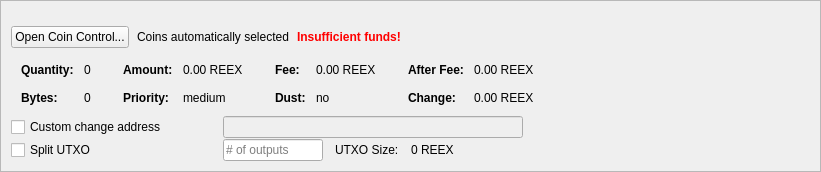
         <widget class="QFrame" name="frameCoinControl">
          <property name="sizePolicy">
           <sizepolicy hsizetype="Expanding" vsizetype="Expanding">
            <horstretch>0</horstretch>
            <verstretch>0</verstretch>
           </sizepolicy>
          </property>
          <property name="maximumSize">
           <size>
            <width>16777215</width>
            <height>16777215</height>
           </size>
          </property>
          <property name="frameShape">
           <enum>QFrame::StyledPanel</enum>
          </property>
          <property name="frameShadow">
           <enum>QFrame::Sunken</enum>
          </property>
          <layout class="QVBoxLayout" name="verticalLayoutCoinControl2">
           <property name="spacing">
            <number>0</number>
           </property>
           <property name="leftMargin">
            <number>0</number>
           </property>
           <property name="topMargin">
            <number>0</number>
           </property>
           <property name="rightMargin">
            <number>0</number>
           </property>
           <property name="bottomMargin">
            <number>0</number>
           </property>
           <item>
            <widget class="QFrame" name="frameCoinControl_BG">
             <layout class="QVBoxLayout" name="verticalLayoutCoinControl" stretch="0,0,0,0,0,0">
              <property name="spacing">
               <number>1</number>
              </property>
              <property name="leftMargin">
               <number>10</number>
              </property>
              <property name="topMargin">
               <number>10</number>
              </property>
              <item>
               <layout class="QHBoxLayout" name="horizontalLayoutCoinControl1">
                <property name="bottomMargin">
                 <number>15</number>
                </property>
                <item>
                 <layout class="QVBoxLayout" name="verticalLayout_3">
                  <property name="spacing">
                   <number>6</number>
                  </property>
                 </layout>
                </item>
               </layout>
              </item>
              <item>
               <layout class="QHBoxLayout" name="horizontalLayoutCoinControl2" stretch="0,0,0,0">
                <property name="spacing">
                 <number>8</number>
                </property>
                <property name="bottomMargin">
                 <number>10</number>
                </property>
                <item>
                 <widget class="QPushButton" name="pushButtonCoinControl">
                  <property name="sizePolicy">
                   <sizepolicy hsizetype="Minimum" vsizetype="Fixed">
                    <horstretch>0</horstretch>
                    <verstretch>0</verstretch>
                   </sizepolicy>
                  </property>
                  <property name="styleSheet">
                   <string notr="true"/>
                  </property>
                  <property name="text">
                   <string>Open Coin Control...</string>
                  </property>
                  <property name="autoDefault">
                   <bool>false</bool>
                  </property>
                 </widget>
                </item>
                <item>
                 <widget class="QLabel" name="labelCoinControlAutomaticallySelected">
                  <property name="text">
                   <string>Coins automatically selected</string>
                  </property>
                  <property name="margin">
                   <number>5</number>
                  </property>
                 </widget>
                </item>
                <item>
                 <widget class="QLabel" name="labelCoinControlInsuffFunds">
                  <property name="font">
                   <font>
                    <weight>75</weight>
                    <bold>true</bold>
                   </font>
                  </property>
                  <property name="styleSheet">
                   <string notr="true">color:red;font-weight:bold;</string>
                  </property>
                  <property name="text">
                   <string>Insufficient funds!</string>
                  </property>
                  <property name="margin">
                   <number>5</number>
                  </property>
                 </widget>
                </item>
                <item>
                 <spacer name="horizontalSpacerCoinControl">
                  <property name="orientation">
                   <enum>Qt::Horizontal</enum>
                  </property>
                  <property name="sizeHint" stdset="0">
                   <size>
                    <width>40</width>
                    <height>1</height>
                   </size>
                  </property>
                 </spacer>
                </item>
               </layout>
              </item>
              <item>
               <widget class="QWidget" name="widgetCoinControl" native="true">
                <property name="sizePolicy">
                 <sizepolicy hsizetype="Preferred" vsizetype="Preferred">
                  <horstretch>0</horstretch>
                  <verstretch>0</verstretch>
                 </sizepolicy>
                </property>
                <property name="minimumSize">
                 <size>
                  <width>0</width>
                  <height>0</height>
                 </size>
                </property>
                <property name="styleSheet">
                 <string notr="true"/>
                </property>
                <layout class="QHBoxLayout" name="horizontalLayoutCoinControl5">
                 <property name="leftMargin">
                  <number>0</number>
                 </property>
                 <property name="topMargin">
                  <number>0</number>
                 </property>
                 <property name="rightMargin">
                  <number>0</number>
                 </property>
                 <property name="bottomMargin">
                  <number>0</number>
                 </property>
                 <item>
                  <layout class="QHBoxLayout" name="horizontalLayoutCoinControl3" stretch="0,0,0,1">
                   <property name="spacing">
                    <number>20</number>
                   </property>
                   <property name="topMargin">
                    <number>0</number>
                   </property>
                   <property name="bottomMargin">
                    <number>10</number>
                   </property>
                   <item>
                    <layout class="QFormLayout" name="formLayoutCoinControl1">
                     <property name="horizontalSpacing">
                      <number>10</number>
                     </property>
                     <property name="verticalSpacing">
                      <number>14</number>
                     </property>
                     <property name="leftMargin">
                      <number>10</number>
                     </property>
                     <property name="topMargin">
                      <number>4</number>
                     </property>
                     <property name="rightMargin">
                      <number>6</number>
                     </property>
                     <item row="0" column="0">
                      <widget class="QLabel" name="labelCoinControlQuantityText">
                       <property name="font">
                        <font>
                         <weight>75</weight>
                         <bold>true</bold>
                        </font>
                       </property>
                       <property name="text">
                        <string>Quantity:</string>
                       </property>
                       <property name="margin">
                        <number>0</number>
                       </property>
                      </widget>
                     </item>
                     <item row="0" column="1">
                      <widget class="QLabel" name="labelCoinControlQuantity">
                       <property name="cursor">
                        <cursorShape>IBeamCursor</cursorShape>
                       </property>
                       <property name="contextMenuPolicy">
                        <enum>Qt::ActionsContextMenu</enum>
                       </property>
                       <property name="text">
                        <string notr="true">0</string>
                       </property>
                       <property name="margin">
                        <number>0</number>
                       </property>
                       <property name="textInteractionFlags">
                        <set>Qt::LinksAccessibleByMouse|Qt::TextSelectableByKeyboard|Qt::TextSelectableByMouse</set>
                       </property>
                      </widget>
                     </item>
                     <item row="1" column="0">
                      <widget class="QLabel" name="labelCoinControlBytesText">
                       <property name="font">
                        <font>
                         <weight>75</weight>
                         <bold>true</bold>
                        </font>
                       </property>
                       <property name="text">
                        <string>Bytes:</string>
                       </property>
                      </widget>
                     </item>
                     <item row="1" column="1">
                      <widget class="QLabel" name="labelCoinControlBytes">
                       <property name="cursor">
                        <cursorShape>IBeamCursor</cursorShape>
                       </property>
                       <property name="contextMenuPolicy">
                        <enum>Qt::ActionsContextMenu</enum>
                       </property>
                       <property name="text">
                        <string notr="true">0</string>
                       </property>
                       <property name="textInteractionFlags">
                        <set>Qt::LinksAccessibleByMouse|Qt::TextSelectableByKeyboard|Qt::TextSelectableByMouse</set>
                       </property>
                      </widget>
                     </item>
                    </layout>
                   </item>
                   <item>
                    <layout class="QFormLayout" name="formLayoutCoinControl2">
                     <property name="horizontalSpacing">
                      <number>10</number>
                     </property>
                     <property name="verticalSpacing">
                      <number>14</number>
                     </property>
                     <property name="leftMargin">
                      <number>6</number>
                     </property>
                     <property name="topMargin">
                      <number>4</number>
                     </property>
                     <property name="rightMargin">
                      <number>6</number>
                     </property>
                     <item row="0" column="0">
                      <widget class="QLabel" name="labelCoinControlAmountText">
                       <property name="font">
                        <font>
                         <weight>75</weight>
                         <bold>true</bold>
                        </font>
                       </property>
                       <property name="text">
                        <string>Amount:</string>
                       </property>
                       <property name="margin">
                        <number>0</number>
                       </property>
                      </widget>
                     </item>
                     <item row="0" column="1">
                      <widget class="QLabel" name="labelCoinControlAmount">
                       <property name="cursor">
                        <cursorShape>IBeamCursor</cursorShape>
                       </property>
                       <property name="contextMenuPolicy">
                        <enum>Qt::ActionsContextMenu</enum>
                       </property>
                       <property name="text">
                        <string notr="true">0.00 REEX</string>
                       </property>
                       <property name="textInteractionFlags">
                        <set>Qt::LinksAccessibleByMouse|Qt::TextSelectableByKeyboard|Qt::TextSelectableByMouse</set>
                       </property>
                      </widget>
                     </item>
                     <item row="1" column="0">
                      <widget class="QLabel" name="labelCoinControlPriorityText">
                       <property name="font">
                        <font>
                         <weight>75</weight>
                         <bold>true</bold>
                        </font>
                       </property>
                       <property name="text">
                        <string>Priority:</string>
                       </property>
                      </widget>
                     </item>
                     <item row="1" column="1">
                      <widget class="QLabel" name="labelCoinControlPriority">
                       <property name="cursor">
                        <cursorShape>IBeamCursor</cursorShape>
                       </property>
                       <property name="contextMenuPolicy">
                        <enum>Qt::ActionsContextMenu</enum>
                       </property>
                       <property name="text">
                        <string>medium</string>
                       </property>
                       <property name="textInteractionFlags">
                        <set>Qt::LinksAccessibleByMouse|Qt::TextSelectableByKeyboard|Qt::TextSelectableByMouse</set>
                       </property>
                      </widget>
                     </item>
                    </layout>
                   </item>
                   <item>
                    <layout class="QFormLayout" name="formLayoutCoinControl3">
                     <property name="horizontalSpacing">
                      <number>10</number>
                     </property>
                     <property name="verticalSpacing">
                      <number>14</number>
                     </property>
                     <property name="leftMargin">
                      <number>6</number>
                     </property>
                     <property name="topMargin">
                      <number>4</number>
                     </property>
                     <property name="rightMargin">
                      <number>6</number>
                     </property>
                     <item row="0" column="0">
                      <widget class="QLabel" name="labelCoinControlFeeText">
                       <property name="font">
                        <font>
                         <weight>75</weight>
                         <bold>true</bold>
                        </font>
                       </property>
                       <property name="text">
                        <string>Fee:</string>
                       </property>
                       <property name="margin">
                        <number>0</number>
                       </property>
                      </widget>
                     </item>
                     <item row="0" column="1">
                      <widget class="QLabel" name="labelCoinControlFee">
                       <property name="cursor">
                        <cursorShape>IBeamCursor</cursorShape>
                       </property>
                       <property name="contextMenuPolicy">
                        <enum>Qt::ActionsContextMenu</enum>
                       </property>
                       <property name="text">
                        <string notr="true">0.00 REEX</string>
                       </property>
                       <property name="textInteractionFlags">
                        <set>Qt::LinksAccessibleByMouse|Qt::TextSelectableByKeyboard|Qt::TextSelectableByMouse</set>
                       </property>
                      </widget>
                     </item>
                     <item row="1" column="0">
                      <widget class="QLabel" name="labelCoinControlLowOutputText">
                       <property name="font">
                        <font>
                         <weight>75</weight>
                         <bold>true</bold>
                        </font>
                       </property>
                       <property name="text">
                        <string>Dust:</string>
                       </property>
                      </widget>
                     </item>
                     <item row="1" column="1">
                      <widget class="QLabel" name="labelCoinControlLowOutput">
                       <property name="cursor">
                        <cursorShape>IBeamCursor</cursorShape>
                       </property>
                       <property name="contextMenuPolicy">
                        <enum>Qt::ActionsContextMenu</enum>
                       </property>
                       <property name="text">
                        <string>no</string>
                       </property>
                       <property name="textInteractionFlags">
                        <set>Qt::LinksAccessibleByMouse|Qt::TextSelectableByKeyboard|Qt::TextSelectableByMouse</set>
                       </property>
                      </widget>
                     </item>
                    </layout>
                   </item>
                   <item>
                    <layout class="QFormLayout" name="formLayoutCoinControl4">
                     <property name="horizontalSpacing">
                      <number>10</number>
                     </property>
                     <property name="verticalSpacing">
                      <number>14</number>
                     </property>
                     <property name="leftMargin">
                      <number>6</number>
                     </property>
                     <property name="topMargin">
                      <number>4</number>
                     </property>
                     <property name="rightMargin">
                      <number>6</number>
                     </property>
                     <item row="0" column="0">
                      <widget class="QLabel" name="labelCoinControlAfterFeeText">
                       <property name="font">
                        <font>
                         <weight>75</weight>
                         <bold>true</bold>
                        </font>
                       </property>
                       <property name="text">
                        <string>After Fee:</string>
                       </property>
                       <property name="margin">
                        <number>0</number>
                       </property>
                      </widget>
                     </item>
                     <item row="0" column="1">
                      <widget class="QLabel" name="labelCoinControlAfterFee">
                       <property name="cursor">
                        <cursorShape>IBeamCursor</cursorShape>
                       </property>
                       <property name="contextMenuPolicy">
                        <enum>Qt::ActionsContextMenu</enum>
                       </property>
                       <property name="text">
                        <string notr="true">0.00 REEX</string>
                       </property>
                       <property name="textInteractionFlags">
                        <set>Qt::LinksAccessibleByMouse|Qt::TextSelectableByKeyboard|Qt::TextSelectableByMouse</set>
                       </property>
                      </widget>
                     </item>
                     <item row="1" column="0">
                      <widget class="QLabel" name="labelCoinControlChangeText">
                       <property name="font">
                        <font>
                         <weight>75</weight>
                         <bold>true</bold>
                        </font>
                       </property>
                       <property name="text">
                        <string>Change:</string>
                       </property>
                      </widget>
                     </item>
                     <item row="1" column="1">
                      <widget class="QLabel" name="labelCoinControlChange">
                       <property name="cursor">
                        <cursorShape>IBeamCursor</cursorShape>
                       </property>
                       <property name="contextMenuPolicy">
                        <enum>Qt::ActionsContextMenu</enum>
                       </property>
                       <property name="text">
                        <string notr="true">0.00 REEX</string>
                       </property>
                       <property name="textInteractionFlags">
                        <set>Qt::LinksAccessibleByMouse|Qt::TextSelectableByKeyboard|Qt::TextSelectableByMouse</set>
                       </property>
                      </widget>
                     </item>
                    </layout>
                   </item>
                  </layout>
                 </item>
                </layout>
               </widget>
              </item>
              <item>
               <layout class="QHBoxLayout" name="horizontalLayoutCoinControl4">
                <property name="spacing">
                 <number>12</number>
                </property>
                <property name="sizeConstraint">
                 <enum>QLayout::SetDefaultConstraint</enum>
                </property>
                <property name="topMargin">
                 <number>0</number>
                </property>
                <property name="rightMargin">
                 <number>0</number>
                </property>
                <item>
                 <widget class="QCheckBox" name="checkBoxCoinControlChange">
                  <property name="sizePolicy">
                   <sizepolicy hsizetype="Preferred" vsizetype="Preferred">
                    <horstretch>0</horstretch>
                    <verstretch>0</verstretch>
                   </sizepolicy>
                  </property>
                  <property name="minimumSize">
                   <size>
                    <width>200</width>
                    <height>0</height>
                   </size>
                  </property>
                  <property name="maximumSize">
                   <size>
                    <width>200</width>
                    <height>16777215</height>
                   </size>
                  </property>
                  <property name="toolTip">
                   <string>If this is activated, but the change address is empty or invalid, change will be sent to a newly generated address.</string>
                  </property>
                  <property name="text">
                   <string>Custom change address</string>
                  </property>
                 </widget>
                </item>
                <item>
                 <widget class="QValidatedLineEdit" name="lineEditCoinControlChange">
                  <property name="enabled">
                   <bool>false</bool>
                  </property>
                  <property name="sizePolicy">
                   <sizepolicy hsizetype="Preferred" vsizetype="Preferred">
                    <horstretch>0</horstretch>
                    <verstretch>0</verstretch>
                   </sizepolicy>
                  </property>
                  <property name="minimumSize">
                   <size>
                    <width>300</width>
                    <height>0</height>
                   </size>
                  </property>
                 </widget>
                </item>
                <item>
                 <widget class="QLabel" name="labelCoinControlChangeLabel">
                  <property name="sizePolicy">
                   <sizepolicy hsizetype="Preferred" vsizetype="Preferred">
                    <horstretch>0</horstretch>
                    <verstretch>0</verstretch>
                   </sizepolicy>
                  </property>
                  <property name="minimumSize">
                   <size>
                    <width>100</width>
                    <height>0</height>
                   </size>
                  </property>
                  <property name="text">
                   <string/>
                  </property>
                  <property name="margin">
                   <number>3</number>
                  </property>
                 </widget>
                </item>
               </layout>
              </item>
              <item>
               <layout class="QHBoxLayout" name="horizontalLayoutCoinControl6">
                <property name="spacing">
                 <number>12</number>
                </property>
                <property name="rightMargin">
                 <number>0</number>
                </property>
                <item>
                 <widget class="QCheckBox" name="splitBlockCheckBox">
                  <property name="sizePolicy">
                   <sizepolicy hsizetype="Preferred" vsizetype="Preferred">
                    <horstretch>0</horstretch>
                    <verstretch>0</verstretch>
                   </sizepolicy>
                  </property>
                  <property name="minimumSize">
                   <size>
                    <width>200</width>
                    <height>0</height>
                   </size>
                  </property>
                  <property name="maximumSize">
                   <size>
                    <width>200</width>
                    <height>16777215</height>
                   </size>
                  </property>
                  <property name="text">
                   <string>Split UTXO</string>
                  </property>
                 </widget>
                </item>
                <item>
                 <widget class="QLineEdit" name="splitBlockLineEdit">
                  <property name="sizePolicy">
                   <sizepolicy hsizetype="Preferred" vsizetype="Preferred">
                    <horstretch>50</horstretch>
                    <verstretch>0</verstretch>
                   </sizepolicy>
                  </property>
                  <property name="minimumSize">
                   <size>
                    <width>100</width>
                    <height>0</height>
                   </size>
                  </property>
                  <property name="maximumSize">
                   <size>
                    <width>100</width>
                    <height>16777215</height>
                   </size>
                  </property>
                  <property name="placeholderText">
                   <string># of outputs</string>
                  </property>
                 </widget>
                </item>
                <item>
                 <widget class="QLabel" name="labelBlockSizeText">
                  <property name="text">
                   <string>UTXO Size:</string>
                  </property>
                 </widget>
                </item>
                <item>
                 <widget class="QLabel" name="labelBlockSize">
                  <property name="text">
                   <string>0 REEX</string>
                  </property>
                 </widget>
                </item>
                <item>
                 <spacer name="horizontalSpacer_7">
                  <property name="orientation">
                   <enum>Qt::Horizontal</enum>
                  </property>
                  <property name="sizeHint" stdset="0">
                   <size>
                    <width>40</width>
                    <height>20</height>
                   </size>
                  </property>
                 </spacer>
                </item>
               </layout>
              </item>
              <item>
               <spacer name="verticalSpacerCoinControl">
                <property name="orientation">
                 <enum>Qt::Vertical</enum>
                </property>
                <property name="sizeHint" stdset="0">
                 <size>
                  <width>800</width>
                  <height>1</height>
                 </size>
                </property>
               </spacer>
              </item>
             </layout>
            </widget>
           </item>
          </layout>
         </widget>
